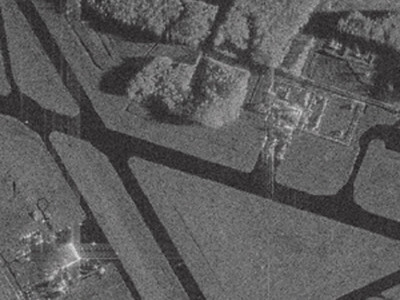
#> input picture segmentation/sar_1.jpg, 400 x 300 px, found by its file name
$ jupyter execute noiseFiltering.ipynb
#> lines starting #> are read from the running program, lines starting #| are printed output that depends on the picture
[cell 1]
import numpy as np
import cv2
import matplotlib.pyplot as plt
import pandas as pd
from skimage import util

[cell 2]
img_path = 'sar_1.jpg'
img = cv2.imread(img_path, cv2.IMREAD_GRAYSCALE)
#> img: shape (300, 400); min 28, max 226, mean 91.8

[cell 3]
rng = np.random.default_rng(42)

def calculate_psnr(original, processed):
    original = original.astype(np.float32)
    processed = processed.astype(np.float32)
    mse = np.mean((original - processed) ** 2)
    if mse == 0:
        return float('inf')
    return 20 * np.log10(255.0 / np.sqrt(mse))

def add_gaussian_noise(image, mean=0.0, std=50.0):
#> called with mean = 0, std = 50
    noise = rng.normal(mean, std, image.shape)
    noisy = image.astype(np.float32) + noise
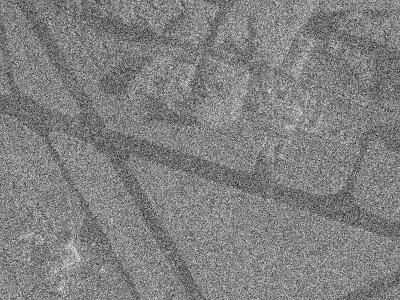
#> noisy: shape (300, 400) float64; min -163.5, max 340.4, mean 91.6; drawn with min black and max white
    return np.clip(noisy, 0, 255).astype(np.uint8)
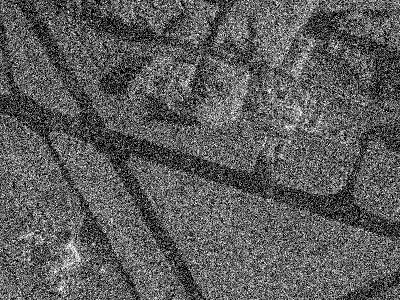
#> returned value: shape (300, 400); min 0, max 255, mean 92.3

img_gn = add_gaussian_noise(img, std=50.0)

[cell 4]
def add_uniform_noise(image, low=-60.0, high=60.0):
#> called with low = -60, high = 60
    noise = rng.uniform(low, high, image.shape)
    noisy = image.astype(np.float32) + noise
    return np.clip(noisy, 0, 255).astype(np.uint8)
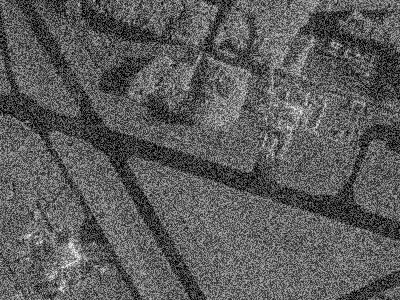
#> returned value: shape (300, 400); min 0, max 255, mean 91.4

img_un = add_uniform_noise(img, low=-60.0, high=60.0)

h, w = img.shape
#> h = 300; w = 400
crop_y, crop_x = h // 3, w // 3
#> crop_y = 100; crop_x = 133
crop_size = 200

fig, axes = plt.subplots(1, 3, figsize=(18, 6))

crop_orig = img[crop_y:crop_y+crop_size, crop_x:crop_x+crop_size]
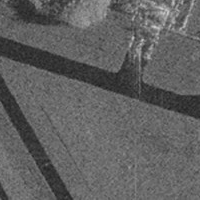
#> crop_orig: shape (200, 200); min 29, max 200, mean 96.3
crop_gn = img_gn[crop_y:crop_y+crop_size, crop_x:crop_x+crop_size]
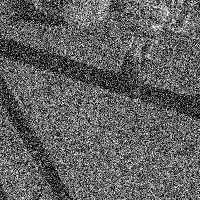
#> crop_gn: shape (200, 200); min 0, max 255, mean 96.3
crop_un = img_un[crop_y:crop_y+crop_size, crop_x:crop_x+crop_size]
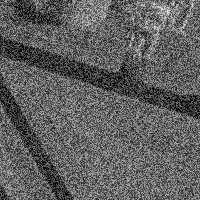
#> crop_un: shape (200, 200); min 0, max 241, mean 95.7

axes[0].imshow(crop_orig, cmap='gray', vmin=0, vmax=255)
axes[0].set_title('Исходное (фрагмент)', fontsize=14)
axes[0].axis('off')

axes[1].imshow(crop_gn, cmap='gray', vmin=0, vmax=255)
axes[1].set_title('Гауссов шум (фрагмент)', fontsize=14)
axes[1].axis('off')

axes[2].imshow(crop_un, cmap='gray', vmin=0, vmax=255)
axes[2].set_title('Постоянный шум (фрагмент)', fontsize=14)
axes[2].axis('off')

plt.tight_layout()
plt.show()

## 2: Тестирование различных фильтров

[cell 5]
filter_bank = [
    ('Медианный σ=3', lambda img: cv2.medianBlur(img, 3)),
    ('Медианный σ=5', lambda img: cv2.medianBlur(img, 5)),
    ('Медианный σ=7', lambda img: cv2.medianBlur(img, 7)),
    ('Гауссов σ=1.0', lambda img: cv2.GaussianBlur(img, (3, 3), 1.0)),
    ('Гауссов σ=1.5', lambda img: cv2.GaussianBlur(img, (5, 5), 1.5)),
    ('Гауссов σ=2.0', lambda img: cv2.GaussianBlur(img, (7, 7), 2.0)),
    ('Билатеральный d=5 σ=50', lambda img: cv2.bilateralFilter(img, 5, 50, 50)),
    ('Билатеральный d=9 σ=75', lambda img: cv2.bilateralFilter(img, 9, 75, 75)),
    ('Билатеральный d=9 σ=100', lambda img: cv2.bilateralFilter(img, 9, 100, 100)),
    ('НЛ средние h=10', lambda img: cv2.fastNlMeansDenoising(img, None, 10, 7, 21)),
    ('НЛ средние h=15', lambda img: cv2.fastNlMeansDenoising(img, None, 15, 7, 21)),
    ('НЛ средние h=20', lambda img: cv2.fastNlMeansDenoising(img, None, 20, 7, 31)),
]

def run_filter_bank(original, noisy):
    filtered = {}
    scores = {}
    for label, operation in filter_bank:
        filtered_img = operation(noisy)
        filtered[label] = filtered_img
        scores[label] = calculate_psnr(original, filtered_img)
#> this loop made 12 passes
#> (label, mse in calculate_psnr) on passes 1 to 12: ('Медианный σ=3', 458.2), ('Медианный σ=5', 246.5), ('Медианный σ=7', 205.8), ('Гауссов σ=1.0', 322.5), ('Гауссов σ=1.5', 184.5), ('Гауссов σ=2.0', 161.2), ('Билатеральный d=5 σ=50', 899.2), ('Билатеральный d=9 σ=75', 353.7), ('Билатеральный d=9 σ=100', 232.3), ('НЛ средние h=10', 2302.5), ('НЛ средние h=15', 2302.5), ('НЛ средние h=20', 2278)
#> pass 1, in run_filter_bank, `filtered_img = operation(noisy)`:
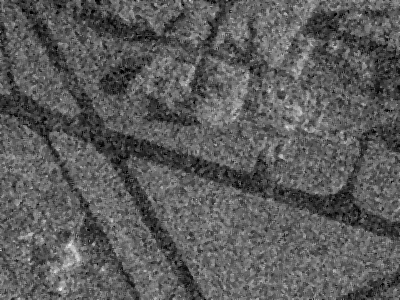
#> filtered_img: shape (300, 400); min 0, max 236, mean 90.9
#> after the loop, filtered = 12 items; scores = 12 items
    return filtered, scores

[cell 6]
filters_gn, psnr_gn = run_filter_bank(img, img_gn)
#> filters_gn = 12 items; psnr_gn = 12 items
filters_un, psnr_un = run_filter_bank(img, img_un)
#> the loop in run_filter_bank (call 2), `for label, operation in filter_bank:` made 12 passes
#> (label, mse in calculate_psnr) on passes 1 to 12: ('Медианный σ=3', 353.5), ('Медианный σ=5', 216.9), ('Медианный σ=7', 191.8), ('Гауссов σ=1.0', 175.8), ('Гауссов σ=1.5', 122.3), ('Гауссов σ=2.0', 124.6), ('Билатеральный d=5 σ=50', 314.7), ('Билатеральный d=9 σ=75', 156.3), ('Билатеральный d=9 σ=100', 138.2), ('НЛ средние h=10', 1196.1), ('НЛ средние h=15', 1193.9), ('НЛ средние h=20', 429.5)
#> pass 1, in run_filter_bank (call 2), `filtered_img = operation(noisy)`:
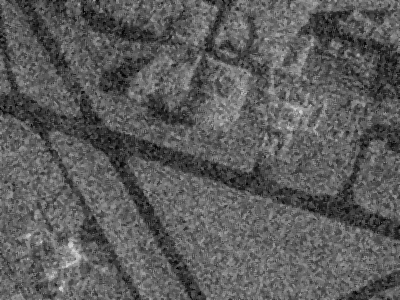
#> filtered_img: shape (300, 400); min 0, max 212, mean 91.3
#> pass 2, in run_filter_bank (call 2), `filtered_img = operation(noisy)`:
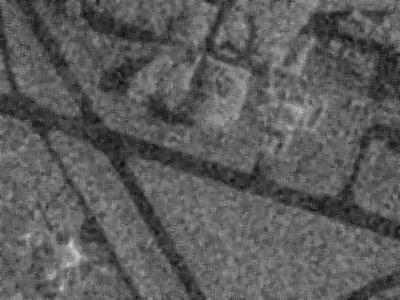
#> filtered_img: shape (300, 400); min 13, max 207, mean 91.2
#> filters_un = 12 items; psnr_un = 12 items

baseline_psnr = {
    'Гауссовский шум': calculate_psnr(img, img_gn),
    'Постоянный шум': calculate_psnr(img, img_un),
}
#> baseline_psnr = {'Гауссовский шум': 14.51, 'Постоянный шум': 17.35}

[cell 7]
def show_top_results(noise_label, noisy_image, filtered_dict, psnr_dict, top_k=3):
#> called with noise_label = 'Гауссовский шум', top_k = 4
    ordered = sorted(psnr_dict.items(), key=lambda x: x[1], reverse=True)[:top_k]
#> ordered = [('Гауссов σ=2.0', 26.06), ('Гауссов σ=1.5', 25.47), ('Медианный σ=7', 25), ('Билатеральный d=9 σ=100', 24.47)]

    fig, axes = plt.subplots(1, top_k + 2, figsize=(4 * (top_k + 2), 5))

    axes[0].imshow(img, cmap='gray', vmin=0, vmax=255)
    axes[0].set_title('Исходное', fontsize=12, fontweight='bold')
    axes[0].axis('off')

    axes[1].imshow(noisy_image, cmap='gray', vmin=0, vmax=255)
    axes[1].set_title(f'{noise_label}\nPSNR={calculate_psnr(img, noisy_image):.2f}',
                      fontsize=11, fontweight='bold')
    axes[1].axis('off')

    for idx, (label, score) in enumerate(ordered, start=2):
        axes[idx].imshow(filtered_dict[label], cmap='gray', vmin=0, vmax=255)
        axes[idx].set_title(f'{label}\nPSNR={score:.2f}', fontsize=11)
        axes[idx].axis('off')
#> this loop made 4 passes

    plt.suptitle(f'Результаты фильтрации: {noise_label}', fontsize=16, fontweight='bold')
    plt.tight_layout()
    plt.show()
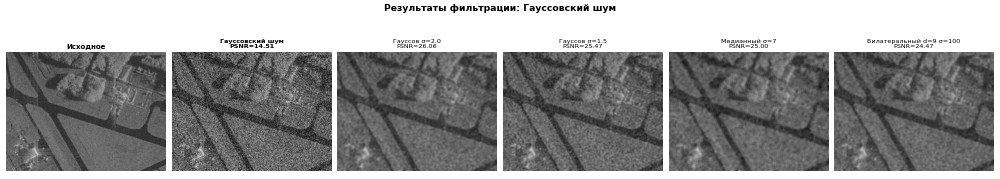
#> figure drawn by matplotlib, 6 panels

[cell 8]
show_top_results('Гауссовский шум', img_gn, filters_gn, psnr_gn, top_k=4)
show_top_results('Постоянный шум', img_un, filters_un, psnr_un, top_k=4)
#> the loop in show_top_results (call 2), `for idx, (label, score) in enumerate(ordered, start=2):` made 4 passes
#> (label, score) on passes 1 to 4: ('Гауссов σ=1.5', 27.26), ('Гауссов σ=2.0', 27.18), ('Билатеральный d=9 σ=100', 26.73), ('Билатеральный d=9 σ=75', 26.19)

[cell 9]
psnr_results = {
    'Гауссовский шум': psnr_gn,
    'Постоянный шум': psnr_un,
}

psnr_rows = []
for noise_label, metrics in psnr_results.items():
    psnr_rows.append({
        'Тип шума': noise_label,
        'Фильтр': 'Без фильтра',
        'PSNR': baseline_psnr[noise_label],
        'Прирост': 0.0,
    })
    for method, score in metrics.items():
        improvement = score - baseline_psnr[noise_label]
        psnr_rows.append({
            'Тип шума': noise_label,
            'Фильтр': method,
            'PSNR': score,
            'Прирост': improvement,
        })
#> this loop made 2 passes
#> noise_label on passes 1 to 2: 'Гауссовский шум', 'Постоянный шум'
#> after the loop, psnr_rows = 26 items

psnr_table = (
    pd.DataFrame(psnr_rows)
    .sort_values(['Тип шума', 'PSNR'], ascending=[True, False])
    .reset_index(drop=True)
)
#> psnr_table = table of 26 rows and 4 columns

for noise_label in psnr_results:
    subset = psnr_table[psnr_table['Тип шума'] == noise_label].copy()
    best = subset.iloc[0]
    worst = subset[subset['Фильтр'] != 'Без фильтра'].iloc[-1]
    baseline = baseline_psnr[noise_label]
#> this loop made 2 passes
#> (noise_label, subset, baseline) on passes 1 to 2: ('Гауссовский шум', table of 13 rows and 4 columns, 14.51), ('Постоянный шум', table of 13 rows and 4 columns, 17.35)


psnr_table
#> Out = table of 26 rows and 4 columns

---

## 3: Анализ результатов и выбор лучшего фильтра

[cell 10]
best_results = {
    noise_label: max(metrics.items(), key=lambda x: x[1])
    for noise_label, metrics in psnr_results.items()
}
#> best_results = {'Гауссовский шум': ('Гауссов σ=2.0', 26.06), 'Постоянный шум': ('Гауссов σ=1.5', 27.26)}

[cell 11]
for noise_label, (method, score) in best_results.items():
    baseline = baseline_psnr[noise_label]
    improvement = score - baseline
    print(f'{noise_label}:')
    print(f'  - Лучший фильтр: {method}')
    print(f'  - PSNR: {score:.2f}')
    print(f'  - Исходный PSNR: {baseline:.2f}')
#> this loop made 2 passes
#> (noise_label, method, score, baseline, improvement) on passes 1 to 2: ('Гауссовский шум', 'Гауссов σ=2.0', 26.06, 14.51, 11.55), ('Постоянный шум', 'Гауссов σ=1.5', 27.26, 17.35, 9.9)
#| Гауссовский шум:
#|   - Лучший фильтр: Гауссов σ=2.0
#|   - PSNR: 26.06
#|   - Исходный PSNR: 14.51
#| Постоянный шум:
#|   - Лучший фильтр: Гауссов σ=1.5
#|   - PSNR: 27.26
#|   - Исходный PSNR: 17.35

[cell 12]
print('Итоговый вывод\n')

print('1. Результаты по типам шума:\n')
for noise_label in psnr_results:
    method, score = best_results[noise_label]
    baseline = baseline_psnr[noise_label]
    delta = score - baseline

    print(f'{noise_label}:')
    print(f'  - Лучший фильтр: {method}')
    print(f'  - PSNR после фильтрации: {score:.2f}')
    print(f'  - PSNR без фильтра: {baseline:.2f}')
    print(f'  - Прирост: {delta:.2f} ({(delta/baseline*100):.1f}%)\n')
#> this loop made 2 passes
#| Гауссовский шум:
#|   - Лучший фильтр: Гауссов σ=2.0
#|   - PSNR после фильтрации: 26.06
#|   - PSNR без фильтра: 14.51
#|   - Прирост: 11.55 (79.6%)
#| Постоянный шум:
#|   - Лучший фильтр: Гауссов σ=1.5
#|   - PSNR после фильтрации: 27.26
#|   - PSNR без фильтра: 17.35
#|   - Прирост: 9.90 (57.1%)

print('2. Статистика по типам фильтров:\n')

filter_types = {'Медианный': [], 'Гауссов': [], 'Билатеральный': [], 'НЛ средние': []}
for noise_label, metrics in psnr_results.items():
    for method, score in metrics.items():
        for ftype in filter_types.keys():
            if ftype in method:
                filter_types[ftype].append(score)
                break

for ftype, scores in filter_types.items():
    if scores:
        avg_score = np.mean(scores)
        max_score = np.max(scores)
        min_score = np.min(scores)
        print(f'{ftype}:')
        print(f'  - Средний PSNR: {avg_score:.2f}')
        print(f'  - Диапазон: {min_score:.2f} - {max_score:.2f}\n')

print('3. Выводы:\n')

best_overall = max([(label, method, score) for label, (method, score) in best_results.items()],
                   key=lambda x: x[2])
#> best_overall = ('Постоянный шум', 'Гауссов σ=1.5', 27.26)
print(f'- Лучший общий результат: {best_overall[1]} для {best_overall[0].lower()} (PSNR = {best_overall[2]:.2f})')
#| - Лучший общий результат: Гауссов σ=1.5 для постоянный шум (PSNR = 27.26)

avg_improvements = [best_results[label][1] - baseline_psnr[label] for label in psnr_results]
#> avg_improvements = [11.55, 9.9]
print(f'- Средний прирост PSNR после фильтрации: {np.mean(avg_improvements):.2f}')
#| - Средний прирост PSNR после фильтрации: 10.73
